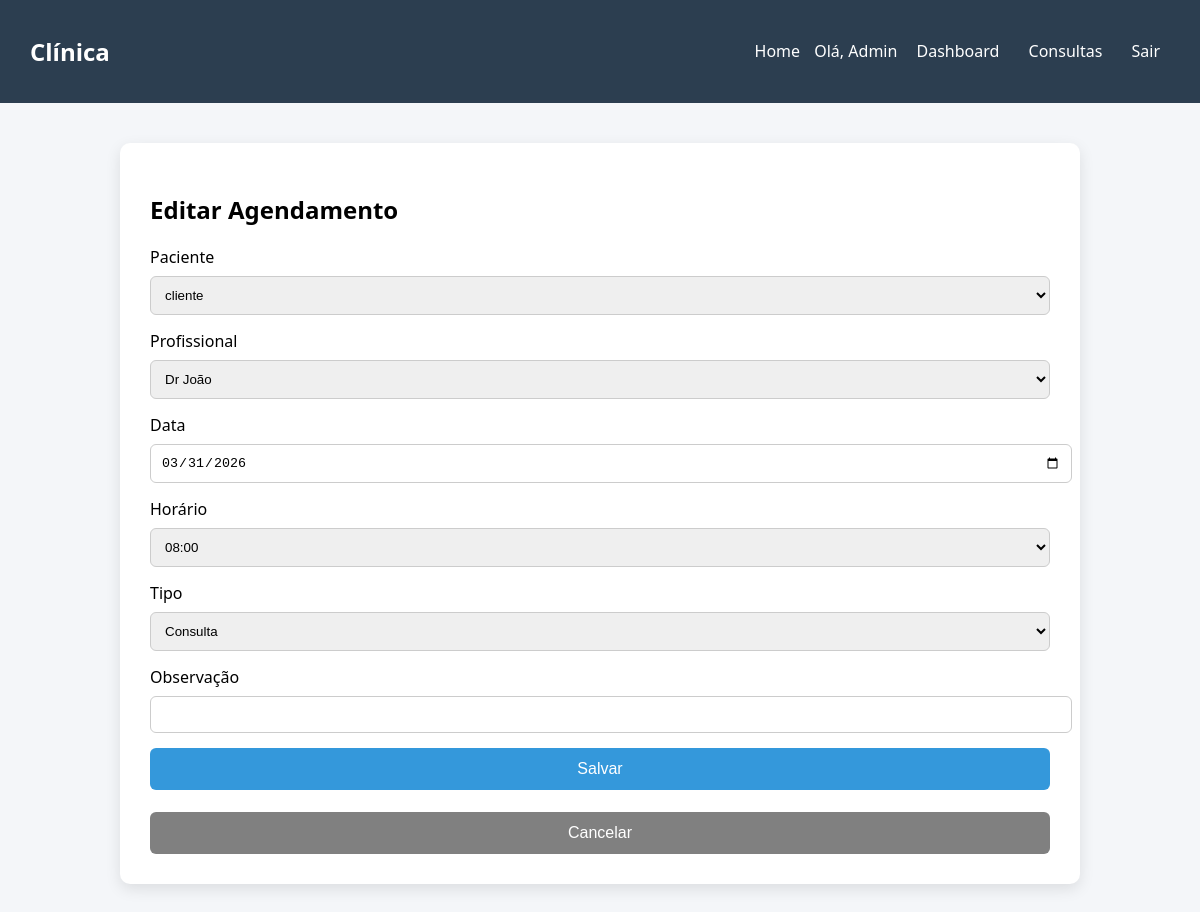
/editar_agendamento/5 (signed in), run on the app's committed database.
### tables this page shows
CREATE TABLE agendamentos (
        id INTEGER PRIMARY KEY AUTOINCREMENT,
        paciente_id INTEGER,
        profissional_id INTEGER,
        data TEXT,
        hora TEXT,
        descricao TEXT,
        tipo TEXT
    , status TEXT DEFAULT 'pendente');

CREATE TABLE usuarios (
        id INTEGER PRIMARY KEY AUTOINCREMENT,
        nome TEXT,
        usuario TEXT UNIQUE,
        senha TEXT,
        tipo TEXT
    );

CREATE TABLE profissionais (
        id INTEGER PRIMARY KEY AUTOINCREMENT,
        nome TEXT,
        especialidade TEXT
    );

### app.py (the view, shortened to what this page needs)
@app.route('/editar_agendamento/<int:id>', methods=['GET', 'POST'])
def editar_agendamento(id):
    if 'usuario_id' not in session:
        return redirect('/login')
    if session.get('tipo') == 'cliente':
        return "Acesso negado"
    conn = conectar()
    cursor = conn.cursor()
    cursor.execute("SELECT * FROM profissionais")
    profissionais = cursor.fetchall()
    cursor.execute("SELECT * FROM usuarios WHERE tipo='cliente'")
    pacientes = cursor.fetchall()
    horarios = []
    for h in range(8, 19):
        horarios.append(f"{h:02d}:00")
        if h != 18:
            horarios.append(f"{h:02d}:30")
    cursor.execute("SELECT * FROM agendamentos WHERE id=?", (id,))
    agendamento = cursor.fetchone()
    conn.close()
    return render_template(
        'editar_agendamento.html',
        agendamento=agendamento,
        profissionais=profissionais,
        pacientes=pacientes,
        horarios=horarios
    )

### app.py (called while the page is built)
def conectar():
    return sqlite3.connect('database.db')

### templates/editar_agendamento.html (shortened to what this page needs)
{% extends 'base.html' %}
{% block content %}
<h2>Editar Agendamento</h2>
<form method="POST">
<label>Paciente</label>
<select name="paciente">
{% for p in pacientes %}
<option value="{{ p[0] }}" {% if p[0] == agendamento[1] %}selected{% endif %}>
{{ p[1] }}
</option>
{% endfor %}
</select>
<label>Profissional</label>
<select name="profissional">
{% for p in profissionais %}
<option value="{{ p[0] }}" {% if p[0] == agendamento[2] %}selected{% endif %}>
{{ p[1] }}
</option>
{% endfor %}
</select>
<label>Data</label>
<input type="date" name="data" value="{{ agendamento[3] }}">
<label>Horário</label>
<select name="hora">
{% for h in horarios %}
<option value="{{ h }}" {% if h == agendamento[4] %}selected{% endif %}>
{{ h }}
</option>
{% endfor %}
</select>
<label>Tipo</label>
<select name="tipo">
<option value="Consulta" {% if agendamento[6] == 'Consulta' %}selected{% endif %}>Consulta</option>
</select>
<label>Observação</label>
<input type="text" name="descricao" value="{{ agendamento[5] }}">
<button>Salvar</button>
</form>
<br>
<a href="/consultas">
    <button type="button" style="background: gray;">Cancelar</button>
</a>
{% endblock %}

### static/style.css (style rules this page uses)
body { font-family: 'Segoe UI', Tahoma, Geneva, Verdana, sans-serif; margin: 0; background-color: #f4f6f9; }
h2 { margin-bottom: 20px; }
input, select { width: 100%; padding: 10px; margin: 8px 0 15px; border-radius: 6px; border: 1px solid #ccc; }
button { background: #3498db; color: white; border: none; padding: 12px; border-radius: 6px; cursor: pointer; width: 100%; font-size: 16px; }
a { text-decoration: none; color: #3498db; margin-right: 10px; }

### data on the page
agendamentos: paciente "cliente", profissional "Dr João", data "03/31/2026", hora "08:00", tipo "Consulta"

### other printed values
{{ session['nome'] }} "Admin"
